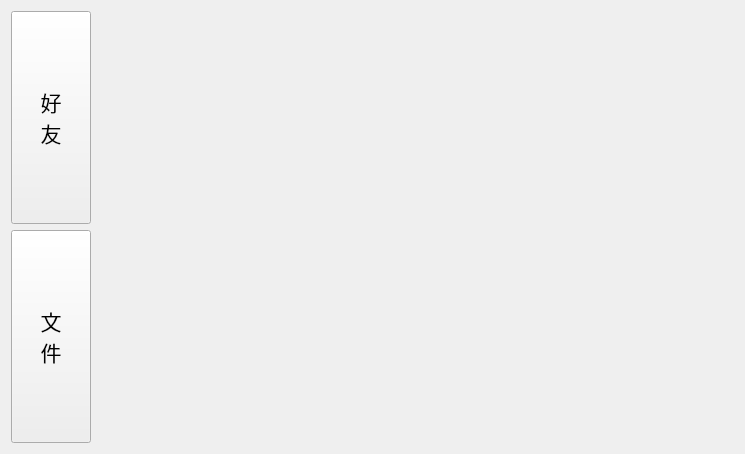
<?xml version="1.0" encoding="UTF-8"?>
<ui version="4.0">
 <class>Index</class>
 <widget class="QWidget" name="Index">
  <property name="geometry">
   <rect>
    <x>0</x>
    <y>0</y>
    <width>745</width>
    <height>454</height>
   </rect>
  </property>
  <property name="windowTitle">
   <string>首页</string>
  </property>
  <property name="windowIcon">
   <iconset>
    <normaloff>C:/Users/Lenovo/Pictures/Screenshots/OIP-C.jpg</normaloff>C:/Users/Lenovo/Pictures/Screenshots/OIP-C.jpg</iconset>
  </property>
  <layout class="QHBoxLayout" name="horizontalLayout">
   <item>
    <layout class="QVBoxLayout" name="verticalLayout">
     <item>
      <widget class="QPushButton" name="friend_PB">
       <property name="sizePolicy">
        <sizepolicy hsizetype="Minimum" vsizetype="Expanding">
         <horstretch>0</horstretch>
         <verstretch>0</verstretch>
        </sizepolicy>
       </property>
       <property name="font">
        <font>
         <family>Agency FB</family>
         <pointsize>16</pointsize>
        </font>
       </property>
       <property name="text">
        <string>好
友</string>
       </property>
      </widget>
     </item>
     <item>
      <widget class="QPushButton" name="file_PB">
       <property name="sizePolicy">
        <sizepolicy hsizetype="Minimum" vsizetype="Expanding">
         <horstretch>0</horstretch>
         <verstretch>0</verstretch>
        </sizepolicy>
       </property>
       <property name="font">
        <font>
         <family>Agency FB</family>
         <pointsize>16</pointsize>
        </font>
       </property>
       <property name="text">
        <string>文
件</string>
       </property>
      </widget>
     </item>
    </layout>
   </item>
   <item>
    <widget class="QStackedWidget" name="stackedWidget">
     <widget class="Friend" name="friendPage"/>
     <widget class="File" name="filePage"/>
    </widget>
   </item>
  </layout>
 </widget>
 <customwidgets>
  <customwidget>
   <class>Friend</class>
   <extends>QWidget</extends>
   <header location="global">friend.h</header>
   <container>1</container>
  </customwidget>
  <customwidget>
   <class>File</class>
   <extends>QWidget</extends>
   <header>file.h</header>
   <container>1</container>
  </customwidget>
 </customwidgets>
 <resources/>
 <connections/>
</ui>
